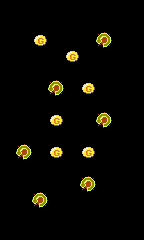

A 2D game scene composited from a Tiled map and its tileset images. What follows is a short description and the map's XML, with every tile layer's data as written:
An orthogonal 9x15 tile map with 16x16 px tiles, 1 tile layer (map).

<map version="1.0" orientation="orthogonal" renderorder="right-down" width="9" height="15" tilewidth="16" tileheight="16" nextobjectid="1">
 <tileset firstgid="1" name="tileset" tilewidth="16" tileheight="16" tilecount="64" columns="8">
  <image source="tileset.png" width="128" height="128" />
 </tileset>
 <layer name="map" width="9" height="15">
  <data encoding="csv">
0,0,0,0,0,0,0,0,0,
0,0,0,0,0,0,0,0,0,
0,0,25,0,0,0,9,0,0,
0,0,0,0,25,0,0,0,0,
0,0,0,0,0,0,0,0,0,
0,0,0,9,0,25,0,0,0,
0,0,0,0,0,0,0,0,0,
0,0,0,25,0,0,9,0,0,
0,0,0,0,0,0,0,0,0,
0,9,0,25,0,25,0,0,0,
0,0,0,0,0,0,0,0,0,
0,0,0,0,0,9,0,0,0,
0,0,9,0,0,0,0,0,0,
0,0,0,0,0,0,0,0,0,
0,0,0,0,0,0,0,0,0
</data>
 </layer>
</map>
